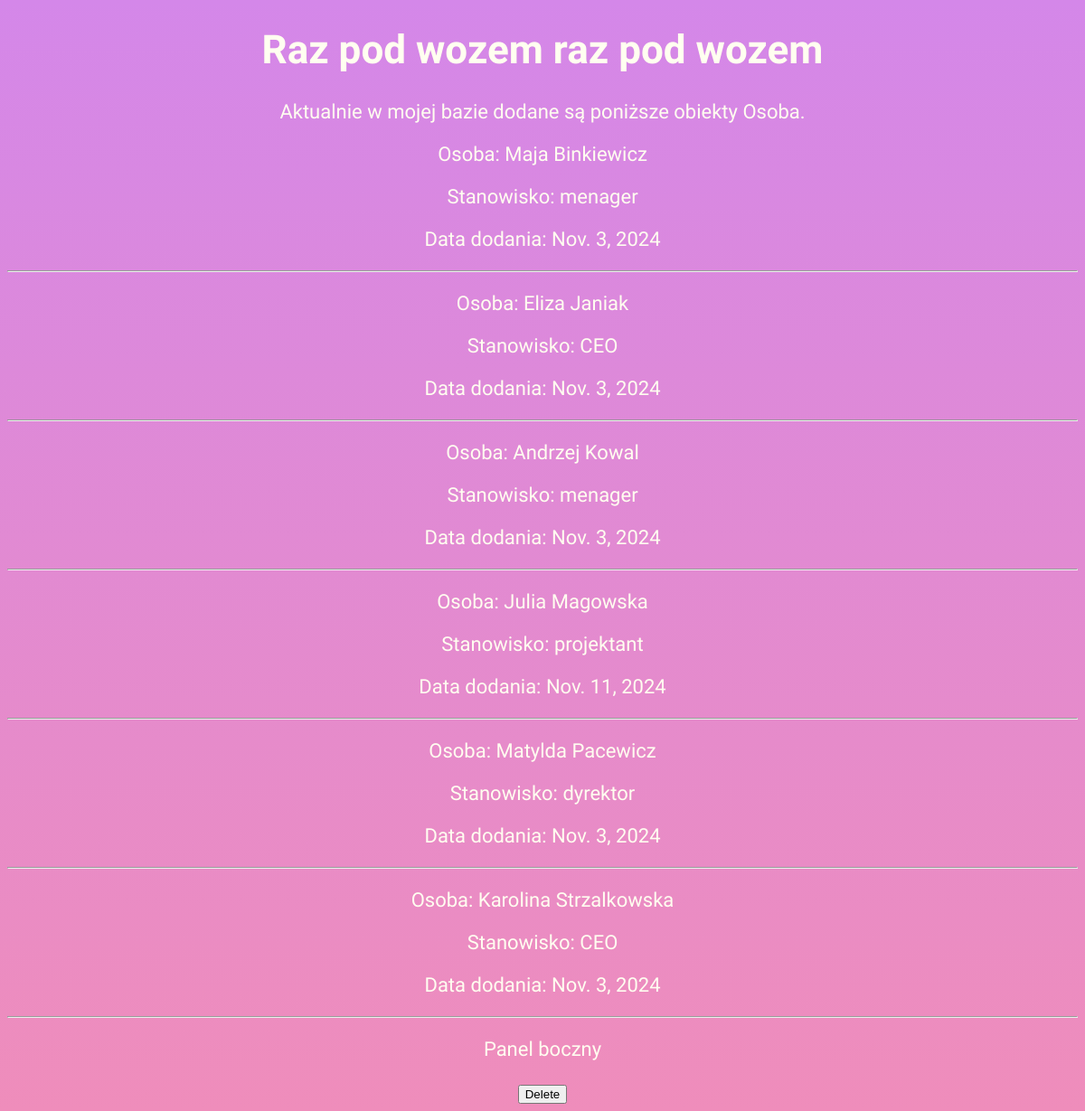
/warsztat_app/osoby_html/ (signed in), run on an earlier commit of the app's database.
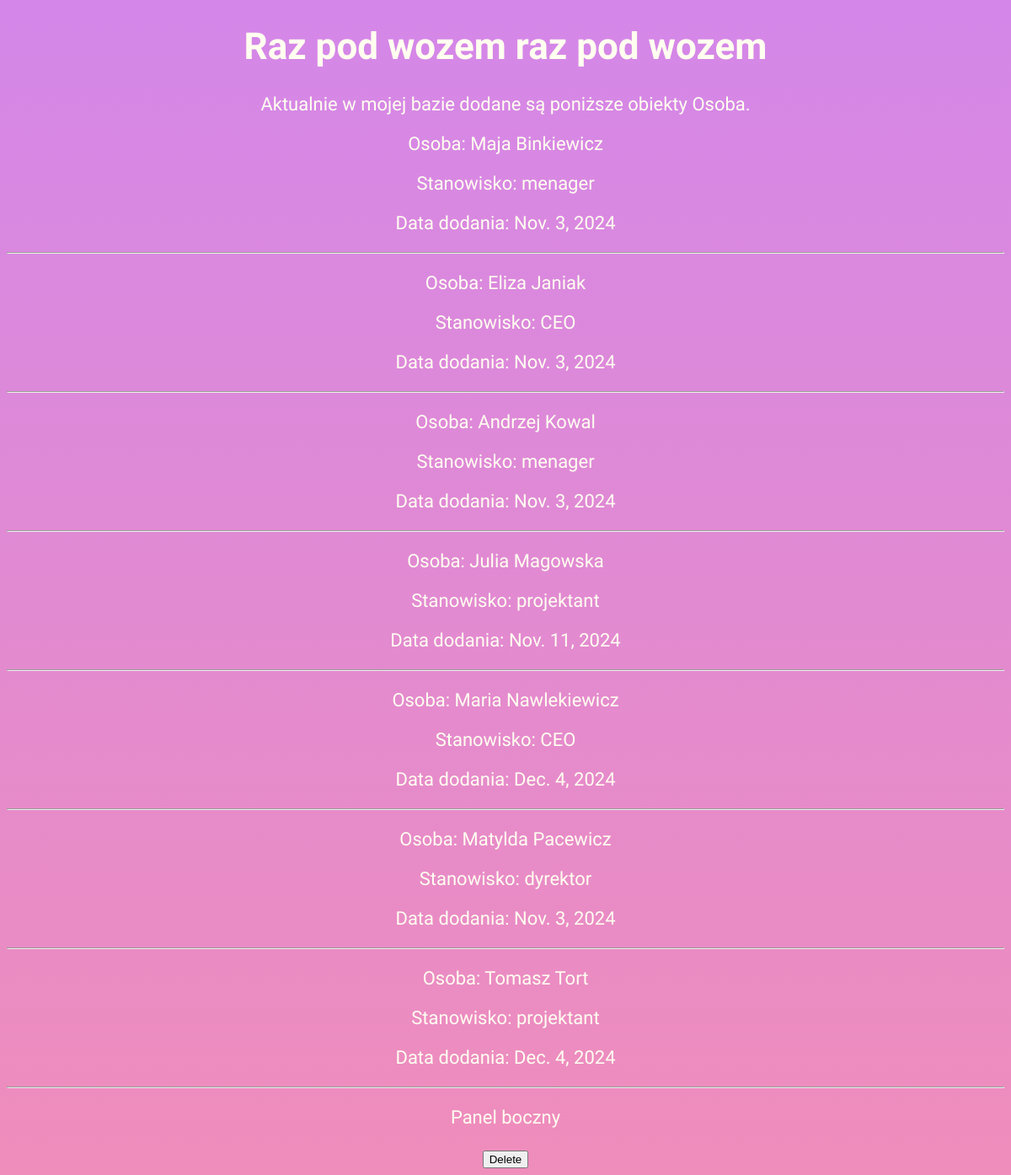
And on a later commit of the database.
### warsztat_app/models.py (models this page shows, shortened)
class Osoba(models.Model):
    imie = models.CharField(max_length = 50)  # pole tekstowe
    nazwisko = models.CharField(max_length = 50)# pole tekstowe
    stanowisko = models.ForeignKey(Stanowisko, on_delete = models.SET_NULL, null=True)
    data_dodania = models.DateField(default = datetime.date.today)
    wlasciciel = models.ForeignKey(User, on_delete=models.CASCADE, null=True, blank=True)
    class Plec(models.IntegerChoices):
        KOBIETA = 1
        MEZCZYZNA = 2
        INNA = 3
    plec = models.IntegerField(choices = Plec.choices)
    class Meta:
        ordering = ["nazwisko"]
        verbose_name_plural = "Osoby"
        permissions = [
            ("view_other_person", "Moze zobaczyc osoby innych włascicieli"),
        ]

class Stanowisko(models.Model):
    nazwa = models.CharField(max_length = 100)
    opis = models.TextField(blank = True)
    def __str__(self):
        return self.nazwa

### warsztat_app/views.py (the view)
# urls.py: path('osoby_html/', views.osoba_list_html, name = 'osoba-list-html'),
@login_required
@permission_required('warsztat_app.view_osoba')
def osoba_list_html(request):
    osoby = Osoba.objects.all()
    return render(request,
                  "warsztat_app/osoba/list.html",
                  {'osoby': osoby})

### warsztat_app/templates/warsztat_app/osoba/list.html (shortened to what this page needs)
{% extends "warsztat_app/base.html" %}
{% block content %}
Aktualnie w mojej bazie dodane są poniższe obiekty Osoba.
{% for osoba in osoby %}
<p>Osoba: {{ osoba.imie }} {{ osoba.nazwisko }}</p>
<p>Stanowisko: {{ osoba.stanowisko }}</p>
<p>Data dodania: {{ osoba.data_dodania }}</p>
<hr>
{% endfor %}
{% endblock %}

### warsztat_app/templates/warsztat_app/base.html (shortened to what this page needs)
<!DOCTYPE html>
<html>
    <head>
        {% load static %}
        <link href="{% static "css/warsztat_app.css" %}" rel="stylesheet">
    </head>
    <body>
        <div id="header" >
            <h1>Raz pod wozem raz pod wozem</h1>
        </div>
        <div id="content">
            {% block content %}
            {% endblock %}
        </div>
        <div id="sidebar">
            <p>Panel boczny</p>
        </div>
        {% if perms.warsztat_app.delete_person %}
            <button>Delete</button>
        {% endif %}
    </body>
</html>

### warsztat_app/static/css/warsztat_app.css (style rules this page uses)
body { background-image: linear-gradient(rgb(212, 135, 233), rgb(239, 141, 187)); text-align: center; color:ivory; }

### warsztat_app/templates/warsztat_app/base.html (style rules this page uses)
body { font-family: 'Almendra SC';font-size: 22px; }

What changed in the data, as far as the page shows it:
removed Osoba: imie "Karolina", nazwisko "Strzalkowska", stanowisko "CEO", data_dodania "Nov. 3, 2024"
added Osoba: imie "Maria", nazwisko "Nawlekiewicz", stanowisko "CEO", data_dodania "Dec. 4, 2024"
added Osoba: imie "Tomasz", nazwisko "Tort", stanowisko "projektant", data_dodania "Dec. 4, 2024"
